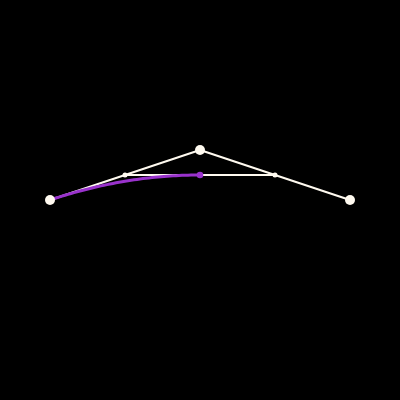
Frame 1 (no input)
Frame 60 (no input): identical to frame 1, image omitted
Frame 120 (the mouse pressed at the canvas centre since frame 60): identical to frame 1, image omitted

The p5.js sketch that drew this single still picture (run headless with seeded random() and noise() and a simulated clock; from frame 60 on, the mouse is pressed at the canvas centre):

// p5.js sketch
// ── sketch.js

const circleSize = 10;
const curveColor = "DarkOrchid";
const defaultColor = "FloralWhite";

let points = [];

let timeSlider;
let dragging;

function setup() {

  points.push(new Point(50, 200, circleSize)); /* origin */ 
  points.push(new Point(200, 150, circleSize)); /* anchor */
  points.push(new Point(350, 200, circleSize)); /* end */

  timeSlider = createSlider(0, 1, 0.5, 0.01);

  createCanvas(400, 400);
}

function draw() {
  background(0);

  let time = timeSlider.value();

  debugLines(time);
  drawBezier(time);

  noStroke();
  fill(defaultColor);

  for(let i = 0; i < points.length; i++){
    circle(points[i].x, points[i].y, points[i].radius);
  }
}

function drawBezier(time){
  noFill();
  stroke(curveColor);
  strokeWeight(3);
  beginShape();
  for(let t = 0; t <= time; t += 0.01){
    let x = (1-t) * ((1-t)*points[0].x + t*points[1].x) + t*((1-t)*points[1].x + t*points[2].x);
    let y = (1-t) * ((1-t)*points[0].y + t*points[1].y) + t*((1-t)*points[1].y + t*points[2].y);
    vertex(x, y);
  }
  endShape();
}

function debugLines(time){
  stroke(defaultColor);
  strokeWeight(2);
  line(points[0].x, points[0].y, points[1].x, points[1].y);
  line(points[1].x, points[1].y, points[2].x, points[2].y);

  line(lerp(points[0].x, points[1].x, time), lerp(points[0].y, points[1].y, time),
          lerp(points[1].x, points[2].x, time), lerp(points[1].y, points[2].y, time));

  noStroke();

  fill(defaultColor);
  circle(lerp(points[0].x, points[1].x, time),lerp(points[0].y, points[1].y, time), circleSize/2);
  circle(lerp(points[1].x, points[2].x, time),lerp(points[1].y, points[2].y, time), circleSize/2);

  fill(curveColor);
  circle((1-time) * ((1-time)*points[0].x + time*points[1].x) + time*((1-time)*points[1].x + time*points[2].x),
         (1-time) * ((1-time)*points[0].y + time*points[1].y) + time*((1-time)*points[1].y + time*points[2].y), circleSize/1.5);
}

function mouseDragged(){
  if(dragging != null){
    dragging.x = mouseX;
    dragging.y = mouseY;
    return;
  }
  for(let i = 0; i < points.length; i++){
    if(points[i].isOver(mouseX, mouseY)){
      dragging = points[i];
      break;
    }
  }
}

function mouseReleased(){
  dragging = null;
}

class Point {
  constructor(x, y, radius){
    this.x = x;
    this.y = y;
    this.radius = radius;
  }

  isOver(mouseX, mouseY){
    return (dist(this.x, this.y, mouseX, mouseY) <= this.radius);
  }

}
